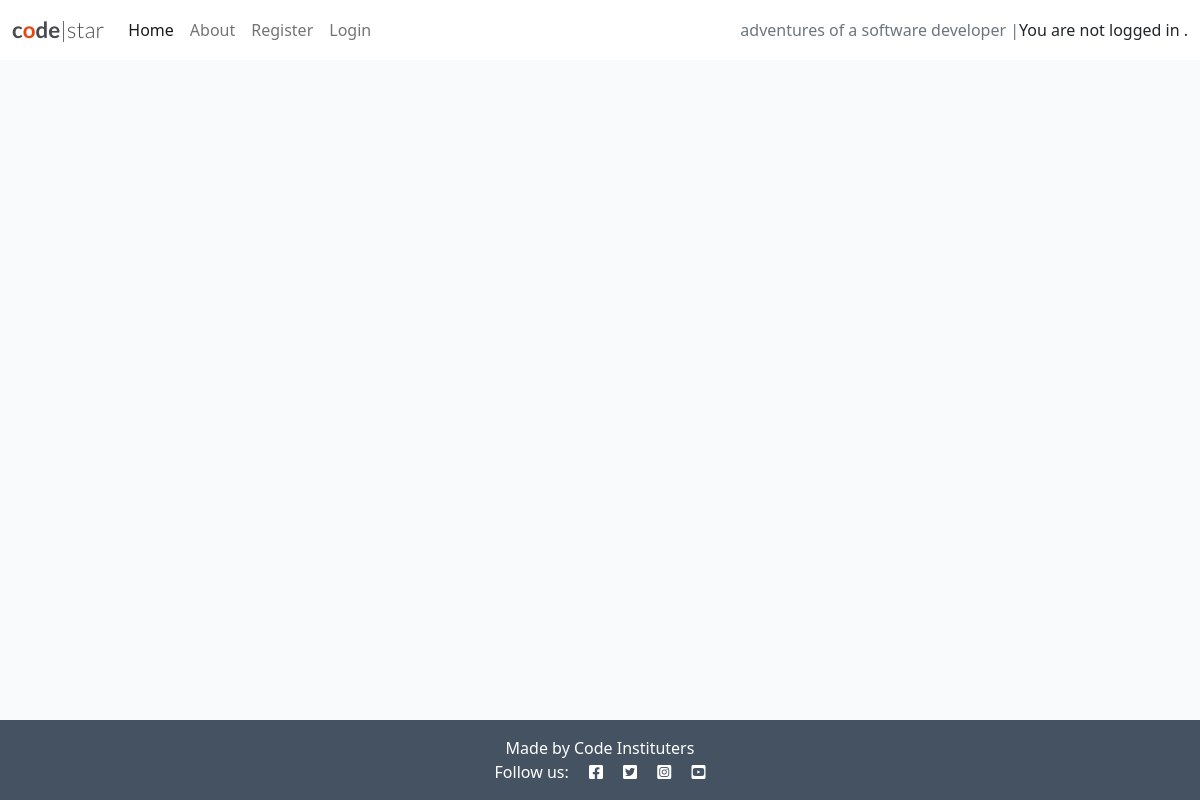
Before: / with the older database file.
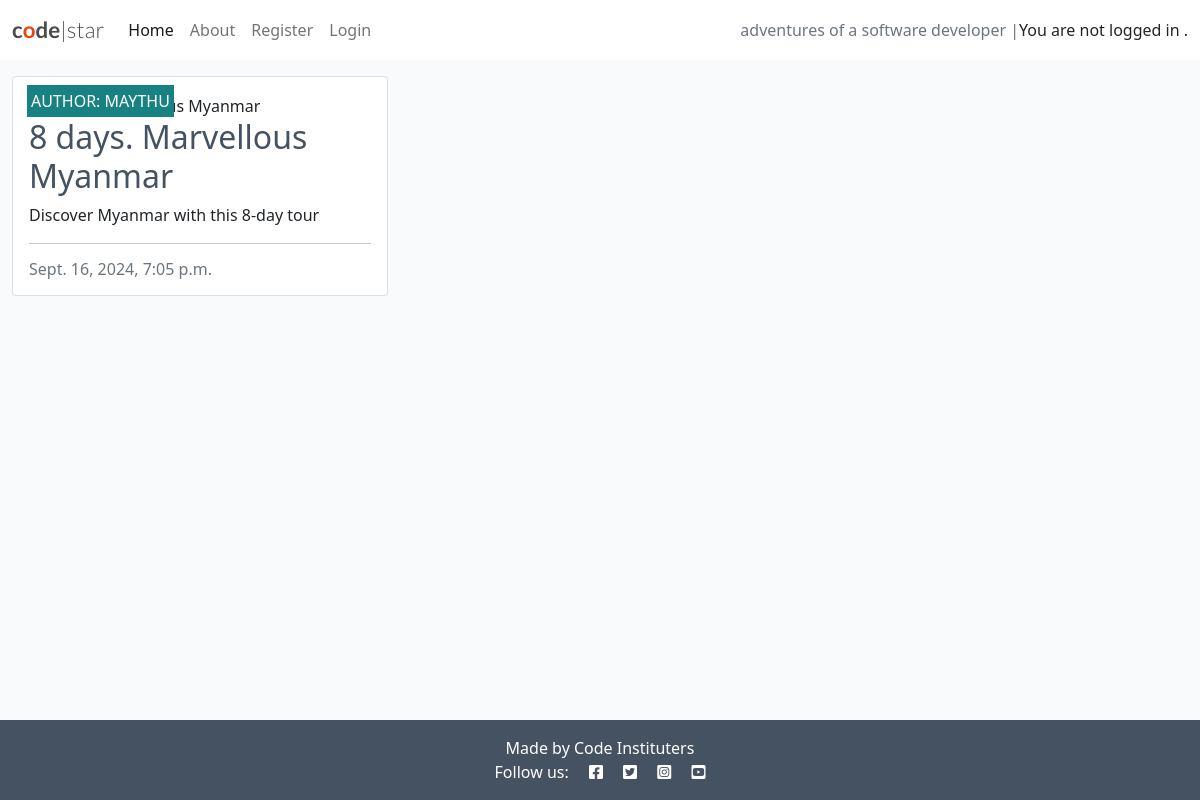
After: the same page with the newer database file.
### blog/models.py (models this page shows, shortened)
class Post(models.Model):
    title = models.CharField(max_length=2000,unique=True)
    slug = models.SlugField(max_length=200, unique=True)
    author = models.ForeignKey(
        User,
        on_delete=models.CASCADE,
        related_name="blog_posts"
    )
    featured_image = CloudinaryField('image', default='placeholder')
    content = models.TextField()
    created_on = models.DateTimeField(auto_now_add=True)
    status = models.IntegerField(choices=STATUS, default=0)
    updated_on = models.DateTimeField(auto_now=True)
    excerpt = models.TextField(null = True)
    class Meta:
        ordering = ["created_on"]

### blog/views.py (the view)
# urls.py: path('', views.PostList.as_view(), name='home'),
class PostList(generic.ListView):
    queryset = Post.objects.filter(status=1)
    template_name = "blog/index.html"
    paginate_by = 6

### blog/templates/blog/index.html (shortened to what this page needs)
{% extends "base.html" %}
{% load static %}
{% block content %}
<div class="container-fluid">
    <div class="row">
        <div class="col-12 mt-3 left">
            <div class="row">
                {% for post in post_list %}
                <div class="col-md-4">
                    <div class="card mb-4">
                        <div class="card-body">
                            <div class="image-container">
                                <div class="image-flash">
                                    <p class="author">Author: {{ post.author }}</p>
                                </div>
                            </div>
                            <a href="#" class="post-link">
                                <h2 class="card-title"><a href="{% url 'post_detail' post.slug %}" class="post-link">{{ post.title }}</a>
                                </a></h2>
                                <p class ="card-text"> {{ post.excerpt }}</p>
                            <hr />
                            <p class="card-text text-muted h6">{{ post.created_on}}
                            </p>
                        </div>
                    </div>
                </div>
                {% endfor %}
            </div>
        </div>
    </div>
</div>
{% endblock %}

### blog/templates/base.html (shortened to what this page needs)
{% load static %}
{% url 'home' as home_url %}
{% url 'about' as about_url %}
{% url 'account_login' as login_url %}
{% url 'account_signup' as signup_url %}
{% url 'account_logout' as logout_url %}
<!DOCTYPE html>
<html class="h-100" lang="en">
<head>
    <link rel="stylesheet" href="{% static 'css/style.css' %}">
    <link rel="stylesheet" href="https://cdnjs.cloudflare.com/ajax/libs/font-awesome/5.15.3/css/all.min.css">
    <link href="https://cdn.jsdelivr.net/npm/bootstrap@5.0.1/dist/css/bootstrap.min.css" rel="stylesheet"
>
</head>
<body class="d-flex flex-column h-100 main-bg">
    <nav class="navbar navbar-expand-lg navbar-light bg-white">
        <div class="container-fluid">
            <a class="navbar-brand" href="{% url 'home' %}"><span class="brand">c<span class="red-o">o</span>de<span
                        class="thin">|star</span></span></a>
            <div class="collapse navbar-collapse" id="navbarText">
                <ul class="navbar-nav me-auto mb-2 mb-lg-0">
                    <li class="nav-item">
                        <a class="nav-link {% if request.path == home_url %}active" aria-current="page{% endif %}"
                            href="{% url 'home' %}">Home</a>
                    </li>
                    <li class="nav-item">
                        <a class="nav-link " href="{% url 'about' %}">About</a>
                    </li>
                    {% if user.is_authenticated %}
                    <li class="nav-item">
                        <a class="nav-link {% if request.path == logout_url %}active" aria-current="page{% endif %}"
                            href="{% url 'account_logout' %}">Logout</a>
                    </li>
                    {% else %}
                    <li class="nav-item">
                        <a class="nav-link {% if request.path == signup_url %}active" aria-current="page{% endif %}"
                            href="{% url 'account_signup' %}">Register</a>
                    </li>
                    <li class="nav-item">
                        <a class="nav-link {% if request.path == login_url %}active" aria-current="page{% endif %}"
                            href="{% url 'account_login' %}">Login</a>
                    </li>
                    {% endif %}
                </ul>
                <span class="navbar-text text-muted">
                    adventures of a software developer |
                </span>
                {% if user.is_authenticated %}
                <span class="navbar-text text-muted">
                    You are logged in as {{user}}
                </span>
                {% else %}
                <span>
                    You are not logged in .
                </span>
                {% endif %}
            </div>
        </div>
    </nav>
    <main class="flex-shrink-0 main-bg">
        {% block content %}{% endblock content %}
    </main>
    <footer class="footer mt-auto py-3 dark-bg">
        <p class="m-0 text-center text-white">Made by Code Instituters</p>
        <p class="m-0 text-center text-white">Follow us: <i class="fab fa-facebook-square ms-3"></i>
            <i class="fab fa-twitter-square ms-3"></i>
            <i class="fab fa-instagram-square ms-3"></i>
            <i class="fab fa-youtube-square ms-3"></i>
        </p>
    </footer>
</body>
</html>

### blog/static/css/style.css (style rules this page uses)
body { background-color: #F9FAFC; }
.brand { font-family: Lato, sans-serif; font-size: 1.4rem; font-weight: 700; color: #4A4A4F; }
.red-o { color: #E84610; }
.thin { font-weight: 300; }
.dark-bg { background-color: #445261; }
.main-bg { background-color: #F9FAFC; }
.card { border: none; background-color: transparent; }
.image-container { position: relative; }
.image-flash { position: absolute; bottom: 5%; min-width: 30%; left: -2px; background-color: #188181; }
.author { color: white; margin: 4px; text-transform: uppercase; }
.post-link { text-decoration: none; color: #445261; }

Changed rows visible on the page:
added Post: author "MAYTHU", title "8 days. Marvellous Myanmar", excerpt "Discover Myanmar with this 8-day tour", created_on "Sept. 16, 2024, 7:05 p.m."
